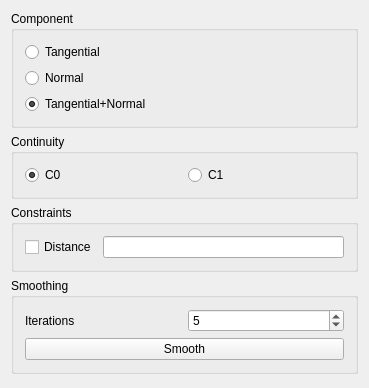
<ui version="4.0" >
 <class>SmootherToolbar</class>
 <widget class="QWidget" name="SmootherToolbar" >
  <property name="geometry" >
   <rect>
    <x>0</x>
    <y>0</y>
    <width>369</width>
    <height>388</height>
   </rect>
  </property>
  <property name="windowTitle" >
   <string>Form</string>
  </property>
  <layout class="QVBoxLayout" >
   <item>
    <widget class="QGroupBox" name="groupBox_5" >
     <property name="toolTip" >
      <string>Set the smoothing directions</string>
     </property>
     <property name="statusTip" >
      <string>Set the smoothing directions</string>
     </property>
     <property name="title" >
      <string>Component</string>
     </property>
     <layout class="QVBoxLayout" >
      <item>
       <widget class="QRadioButton" name="rbTangential" >
        <property name="toolTip" >
         <string>Smooth in tangent direction</string>
        </property>
        <property name="statusTip" >
         <string>Smooth in tangent direction</string>
        </property>
        <property name="text" >
         <string>Tangential</string>
        </property>
        <property name="checked" >
         <bool>false</bool>
        </property>
       </widget>
      </item>
      <item>
       <widget class="QRadioButton" name="rbNormal" >
        <property name="toolTip" >
         <string>Smooth in normal direction</string>
        </property>
        <property name="statusTip" >
         <string>Smooth in normal direction</string>
        </property>
        <property name="text" >
         <string>Normal</string>
        </property>
       </widget>
      </item>
      <item>
       <widget class="QRadioButton" name="rbTangential_and_Normal" >
        <property name="toolTip" >
         <string>Smooth in tangent and normal direction</string>
        </property>
        <property name="statusTip" >
         <string>Smooth in tangent and normal direction</string>
        </property>
        <property name="text" >
         <string>Tangential+Normal</string>
        </property>
        <property name="checked" >
         <bool>true</bool>
        </property>
       </widget>
      </item>
     </layout>
    </widget>
   </item>
   <item>
    <widget class="QGroupBox" name="groupBox_4" >
     <property name="toolTip" >
      <string>Set the continuity that should be used</string>
     </property>
     <property name="statusTip" >
      <string>Set the continuity that should be used</string>
     </property>
     <property name="title" >
      <string>Continuity</string>
     </property>
     <layout class="QHBoxLayout" >
      <item>
       <widget class="QRadioButton" name="rB_c0" >
        <property name="toolTip" >
         <string>use C0 continuity</string>
        </property>
        <property name="statusTip" >
         <string>use C0 continuity</string>
        </property>
        <property name="text" >
         <string>C0</string>
        </property>
        <property name="checked" >
         <bool>true</bool>
        </property>
       </widget>
      </item>
      <item>
       <widget class="QRadioButton" name="rB_c1" >
        <property name="toolTip" >
         <string>use C1 continuity</string>
        </property>
        <property name="statusTip" >
         <string>use C1 continuity</string>
        </property>
        <property name="text" >
         <string>C1</string>
        </property>
       </widget>
      </item>
     </layout>
    </widget>
   </item>
   <item>
    <widget class="QGroupBox" name="groupBox" >
     <property name="title" >
      <string>Constraints</string>
     </property>
     <layout class="QHBoxLayout" >
      <item>
       <widget class="QCheckBox" name="cbDistance" >
        <property name="toolTip" >
         <string>the maximum distance that the smoothed mesh is allowed to differ from the original mesh</string>
        </property>
        <property name="statusTip" >
         <string>the maximum distance that the smoothed mesh is allowed to differ from the original mesh</string>
        </property>
        <property name="text" >
         <string>Distance</string>
        </property>
       </widget>
      </item>
      <item>
       <widget class="QLineEdit" name="distance" >
        <property name="toolTip" >
         <string>the maximum distance that the smoothed mesh is allowed to differ from the original mesh</string>
        </property>
        <property name="statusTip" >
         <string>the maximum distance that the smoothed mesh is allowed to differ from the original mesh</string>
        </property>
       </widget>
      </item>
     </layout>
    </widget>
   </item>
   <item>
    <widget class="QGroupBox" name="groupBox_2" >
     <property name="title" >
      <string>Smoothing</string>
     </property>
     <layout class="QVBoxLayout" >
      <item>
       <layout class="QHBoxLayout" >
        <item>
         <widget class="QLabel" name="label3" >
          <property name="toolTip" >
           <string>number of smoothing iterations</string>
          </property>
          <property name="statusTip" >
           <string>number of smoothing iterations</string>
          </property>
          <property name="text" >
           <string>Iterations</string>
          </property>
          <property name="wordWrap" >
           <bool>false</bool>
          </property>
         </widget>
        </item>
        <item>
         <widget class="QSpinBox" name="sB_iter" >
          <property name="toolTip" >
           <string>number of smoothing iterations</string>
          </property>
          <property name="statusTip" >
           <string>number of smoothing iterations</string>
          </property>
          <property name="maximum" >
           <number>9999</number>
          </property>
          <property name="value" >
           <number>5</number>
          </property>
         </widget>
        </item>
       </layout>
      </item>
      <item>
       <layout class="QHBoxLayout" >
        <item>
         <widget class="QPushButton" name="pB_smooth" >
          <property name="enabled" >
           <bool>true</bool>
          </property>
          <property name="toolTip" >
           <string/>
          </property>
          <property name="text" >
           <string>Smooth</string>
          </property>
         </widget>
        </item>
       </layout>
      </item>
     </layout>
    </widget>
   </item>
   <item>
    <spacer name="verticalSpacer" >
     <property name="orientation" >
      <enum>Qt::Vertical</enum>
     </property>
     <property name="sizeHint" stdset="0" >
      <size>
       <width>20</width>
       <height>40</height>
      </size>
     </property>
    </spacer>
   </item>
  </layout>
 </widget>
 <layoutdefault spacing="6" margin="11" />
 <pixmapfunction>qPixmapFromMimeSource</pixmapfunction>
 <resources/>
 <connections/>
</ui>
